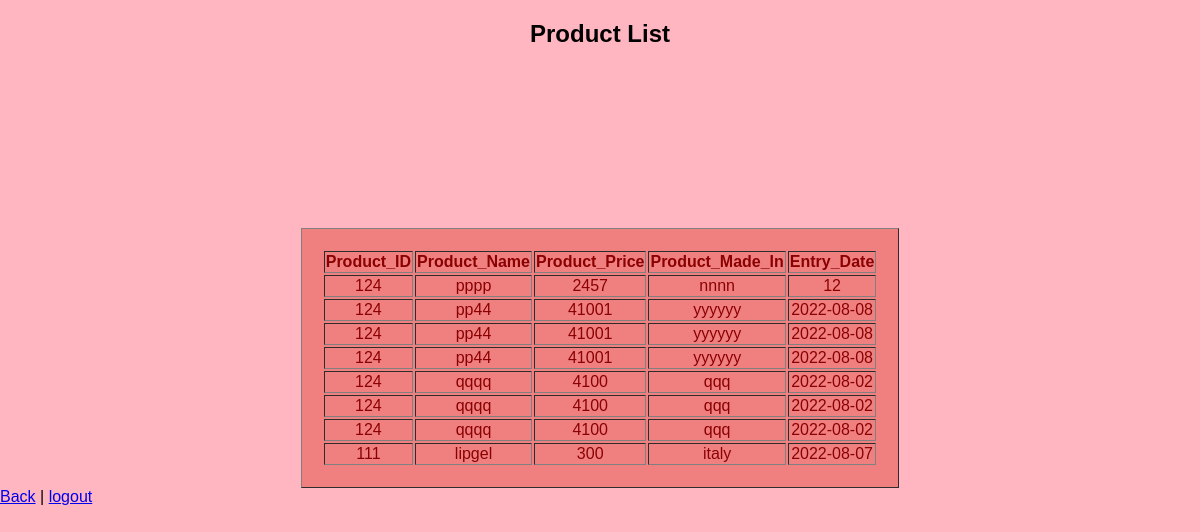
The app's page /buyer/view/Cart_list.php (signed in) with its own data.
### tables this page shows
CREATE TABLE `cart` (
  `Product_ID` int(200) NOT NULL,
  `Product_Name` varchar(2000) NOT NULL,
  `Product_Price` varchar(1000) NOT NULL,
  `Product_Made_In` varchar(3000) NOT NULL,
  `Entry_Date` varchar(1000) NOT NULL
);

### buyer/view/Cart_list.php (the view, shortened to what this page needs)
<!DOCTYPE html>
<html lang="en">
<head>
    <link rel="stylesheet" type="text/css" href="css/cartlist.css">
</head>
<body>
<h2 align="center"><b>Product List</b></h2>
	<table border="1" align="center" >
		<div class="cartl">
		<tr>
			<th>Product_ID</th>
			<th>Product_Name</th>
			<th>Product_Price</th>
			<th>Product_Made_In</th>
			<th>Entry_Date</th>
		</tr>
		<?php
			$con = getConnection();
			$sql = "SELECT * FROM cart";
			$result = $con->query($sql);
			if ($result->num_rows > 0) {
			while($row = $result->fetch_assoc()) {
		?>
		<tr>
			<td ><?=$row["Product_ID"]?></td>
			<td ><?=$row["Product_Name"]?></td>
			<td ><?=$row["Product_Price"]?></td>
			<td ><?=$row["Product_Made_In"]?></td>
            <td ><?=$row["Entry_Date"]?></td>
		</tr>
		<?php
				}
			}
			else
			{
				echo("<h2>The table is empty.....</h2>");
			}
		?>
	</table>
    <a href="home.php">Back</a> |
		<a href="../controller/logout.php"> logout </a>
</body>
</html>

### buyer/view/css/cartlist.css (style rules this page uses)
body { margin: 0; padding: 0; background-color:lightpink; font-family: 'Arial'; }
.cartl { width: 382px; overflow: hidden; margin: auto; margin: 20 0 0 450px; padding: 80px; border-radius: 15px ; }
table { background-color: lightcoral; text-align: center; color: darkred; padding: 20px; }

### records on screen
cart: Product_ID "124", Product_Name "pppp", Product_Price "2457", Product_Made_In "nnnn", Entry_Date "12"
cart: Product_ID "124", Product_Name "pp44", Product_Price "41001", Product_Made_In "yyyyyy", Entry_Date "2022-08-08"
cart: Product_ID "124", Product_Name "pp44", Product_Price "41001", Product_Made_In "yyyyyy", Entry_Date "2022-08-08"
cart: Product_ID "124", Product_Name "pp44", Product_Price "41001", Product_Made_In "yyyyyy", Entry_Date "2022-08-08"
cart: Product_ID "124", Product_Name "qqqq", Product_Price "4100", Product_Made_In "qqq", Entry_Date "2022-08-02"
cart: Product_ID "124", Product_Name "qqqq", Product_Price "4100", Product_Made_In "qqq", Entry_Date "2022-08-02"
cart: Product_ID "124", Product_Name "qqqq", Product_Price "4100", Product_Made_In "qqq", Entry_Date "2022-08-02"
cart: Product_ID "111", Product_Name "lipgel", Product_Price "300", Product_Made_In "italy", Entry_Date "2022-08-07"
